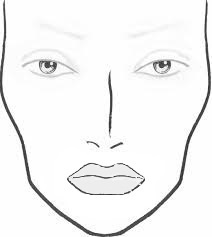
//> input picture 2016/projet-vision/Partie 1 2 et 3/CD/Code/test1/sup/face.png, 212 x 237 px
$ ./main   (built with g++ and OpenCV 4)
//> lines starting //> are read from the running program, lines starting //| are printed output that depends on the picture; after the words box and inside, x2 and y2 are one past the last pixel; in counts of white or black regions, pixels touching at a corner belong together
#include <iostream>
#include<cv.h>
#include<highgui.h>
#include<math.h>

using namespace std;

int main()
{

    IplImage *img= cvLoadImage("D:\\9raya\\M2 SII\\VISION\\tp\\traitement suppl閙entaire\\face.png");
//> img is the input picture: 237 rows x 212 cols, CV_8UC3; min 33, max 255, mean 243.7
    //IplImage *img_nvg= cvCreateImage( cvGetSize(img), img->depth,1);
    IplImage *img_inv=cvCloneImage(img);

CvScalar scalaire;

cvNamedWindow("img", CV_WINDOW_AUTOSIZE);
//cvNamedWindow("nvg", CV_WINDOW_AUTOSIZE);
cvNamedWindow("inv", CV_WINDOW_AUTOSIZE);

scalaire = cvGet2D(img, 180, 100);
//> scalaire = Scalar(236, 236, 236)

//cvConvertImage(img, img_nvg, flip);
cout << scalaire.val[0] << endl;
//| 236
for (int x=65; x< 150; x++)
    //int x=65; x< 150; x++
{//212
    for (int y=160; y<200; y++)
    //int y=160; y<200; y++)
    {//237

        scalaire = cvGet2D(img, y, x);
        //cout << scalaire.val[0] << endl;
        if( scalaire.val[0] < 249  && scalaire.val[0] > 160){
        //scalaire.val[0] < 250
        //scalaire.val[0]= 255-scalaire.val[0];
        scalaire.val[0]= 153; //bleu
        scalaire.val[1]= 113; // vert
        scalaire.val[2]= 208; //Rouge

        cvSet2D(img_inv,y,x, scalaire);

        }

    }
}
//> this loop made 85 passes
//> scalaire on passes 1 to 12: Scalar(255, 255, 255), Scalar(255, 255, 255), Scalar(255, 255, 255), Scalar(255, 255, 255), Scalar(255, 255, 255), Scalar(255, 255, 255), Scalar(255, 255, 255), Scalar(255, 255, 255), Scalar(255, 255, 255), Scalar(255, 255, 255), Scalar(255, 255, 255), Scalar(255, 255, 255)
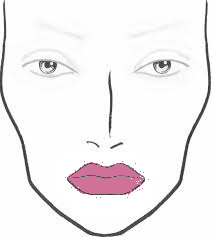
//> img_inv: 237 rows x 212 cols, CV_8UC3; 3.35% of pixels changed, all inside (x1, y1, x2, y2) = (65, 161, 149, 198)
//> after the loop, scalaire = Scalar(255, 255, 255)


cvShowImage("img", img);
//cvShowImage("nvg", img_nvg);
cvShowImage("inv", img_inv);

cvWaitKey(0);


cvDestroyWindow("img");
//cvDestroyWindow("nvg");
cvDestroyWindow("inv");


cvReleaseImage(&img);
//cvReleaseImage(&img_nvg);

cvReleaseImage(&img_inv);

    return 0;
}
